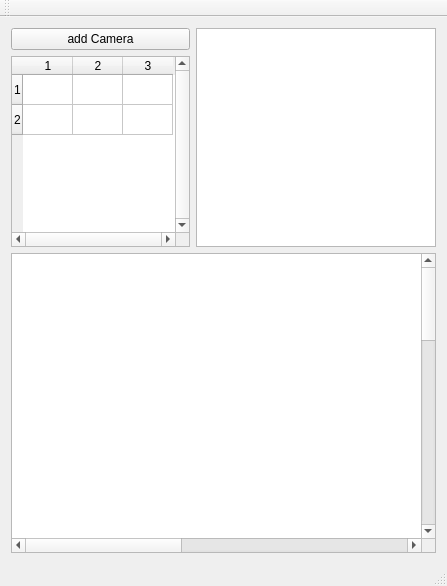
<?xml version="1.0" encoding="UTF-8"?>
<ui version="4.0">
 <class>MainWindow</class>
 <widget class="QMainWindow" name="MainWindow">
  <property name="geometry">
   <rect>
    <x>0</x>
    <y>0</y>
    <width>447</width>
    <height>586</height>
   </rect>
  </property>
  <property name="windowTitle">
   <string>MainWindow</string>
  </property>
  <property name="documentMode">
   <bool>false</bool>
  </property>
  <widget class="QWidget" name="centralWidget">
   <layout class="QVBoxLayout" name="verticalLayout_2">
    <item>
     <layout class="QHBoxLayout" name="horizontalLayout">
      <item>
       <layout class="QVBoxLayout" name="verticalLayout">
        <item>
         <widget class="QPushButton" name="pushButtonAddCamera">
          <property name="text">
           <string>add Camera</string>
          </property>
         </widget>
        </item>
        <item>
         <widget class="QTableWidget" name="tableWidget">
          <property name="verticalScrollBarPolicy">
           <enum>Qt::ScrollBarAlwaysOn</enum>
          </property>
          <property name="horizontalScrollBarPolicy">
           <enum>Qt::ScrollBarAlwaysOn</enum>
          </property>
          <property name="rowCount">
           <number>2</number>
          </property>
          <property name="columnCount">
           <number>3</number>
          </property>
          <attribute name="horizontalHeaderVisible">
           <bool>true</bool>
          </attribute>
          <attribute name="horizontalHeaderCascadingSectionResizes">
           <bool>false</bool>
          </attribute>
          <attribute name="horizontalHeaderDefaultSectionSize">
           <number>50</number>
          </attribute>
          <attribute name="horizontalHeaderShowSortIndicator" stdset="0">
           <bool>false</bool>
          </attribute>
          <attribute name="horizontalHeaderStretchLastSection">
           <bool>false</bool>
          </attribute>
          <attribute name="verticalHeaderVisible">
           <bool>true</bool>
          </attribute>
          <row/>
          <row/>
          <column/>
          <column/>
          <column/>
          <item row="0" column="0">
           <property name="text">
            <string/>
           </property>
          </item>
         </widget>
        </item>
       </layout>
      </item>
      <item>
       <widget class="CameraView" name="camView">
        <property name="minimumSize">
         <size>
          <width>240</width>
          <height>200</height>
         </size>
        </property>
        <property name="sizeIncrement">
         <size>
          <width>2</width>
          <height>1</height>
         </size>
        </property>
        <property name="mouseTracking">
         <bool>false</bool>
        </property>
       </widget>
      </item>
     </layout>
    </item>
    <item>
     <widget class="BirdsEyeView" name="birdView">
      <property name="minimumSize">
       <size>
        <width>0</width>
        <height>300</height>
       </size>
      </property>
      <property name="sizeIncrement">
       <size>
        <width>2</width>
        <height>1</height>
       </size>
      </property>
      <property name="mouseTracking">
       <bool>true</bool>
      </property>
      <property name="verticalScrollBarPolicy">
       <enum>Qt::ScrollBarAlwaysOn</enum>
      </property>
      <property name="horizontalScrollBarPolicy">
       <enum>Qt::ScrollBarAlwaysOn</enum>
      </property>
      <property name="sceneRect">
       <rectf>
        <x>0.000000000000000</x>
        <y>0.000000000000000</y>
        <width>1000.000000000000000</width>
        <height>1000.000000000000000</height>
       </rectf>
      </property>
      <property name="dragMode">
       <enum>QGraphicsView::ScrollHandDrag</enum>
      </property>
      <property name="transformationAnchor">
       <enum>QGraphicsView::AnchorViewCenter</enum>
      </property>
     </widget>
    </item>
   </layout>
  </widget>
  <widget class="QMenuBar" name="menuBar">
   <property name="geometry">
    <rect>
     <x>0</x>
     <y>0</y>
     <width>447</width>
     <height>25</height>
    </rect>
   </property>
  </widget>
  <widget class="QToolBar" name="mainToolBar">
   <property name="sizePolicy">
    <sizepolicy hsizetype="Expanding" vsizetype="Expanding">
     <horstretch>0</horstretch>
     <verstretch>0</verstretch>
    </sizepolicy>
   </property>
   <attribute name="toolBarArea">
    <enum>TopToolBarArea</enum>
   </attribute>
   <attribute name="toolBarBreak">
    <bool>false</bool>
   </attribute>
  </widget>
  <widget class="QStatusBar" name="statusBar"/>
 </widget>
 <layoutdefault spacing="6" margin="11"/>
 <customwidgets>
  <customwidget>
   <class>CameraView</class>
   <extends>QGraphicsView</extends>
   <header location="global">../Camera/cameraview.h</header>
  </customwidget>
  <customwidget>
   <class>BirdsEyeView</class>
   <extends>QGraphicsView</extends>
   <header location="global">../Camera/birdseyeview.h</header>
  </customwidget>
 </customwidgets>
 <resources/>
 <connections/>
</ui>
